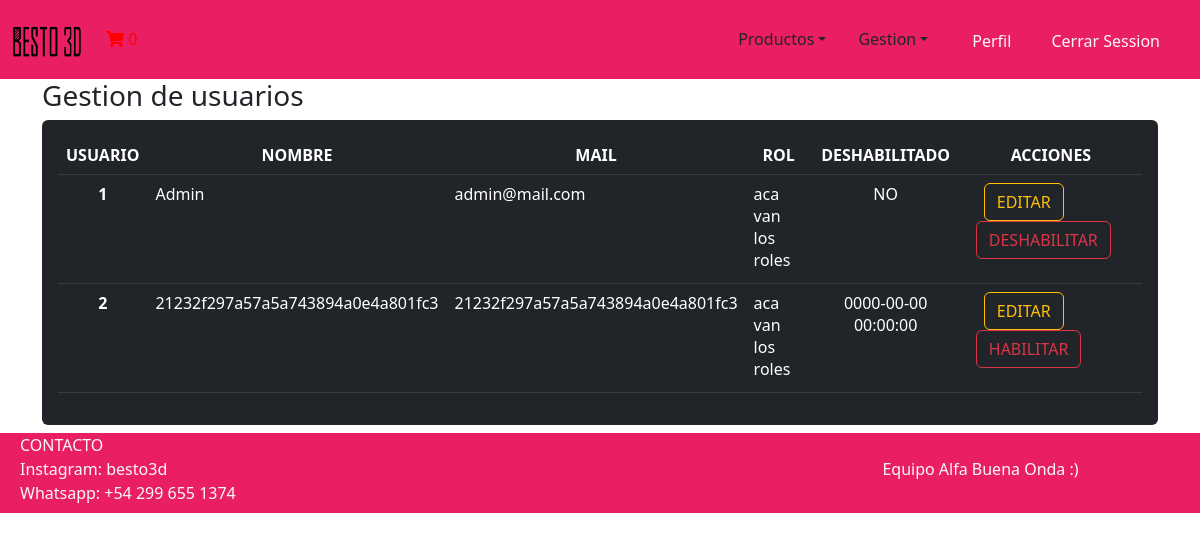
The app's page /Vista/GestionUsuarios.php (signed in), older data.
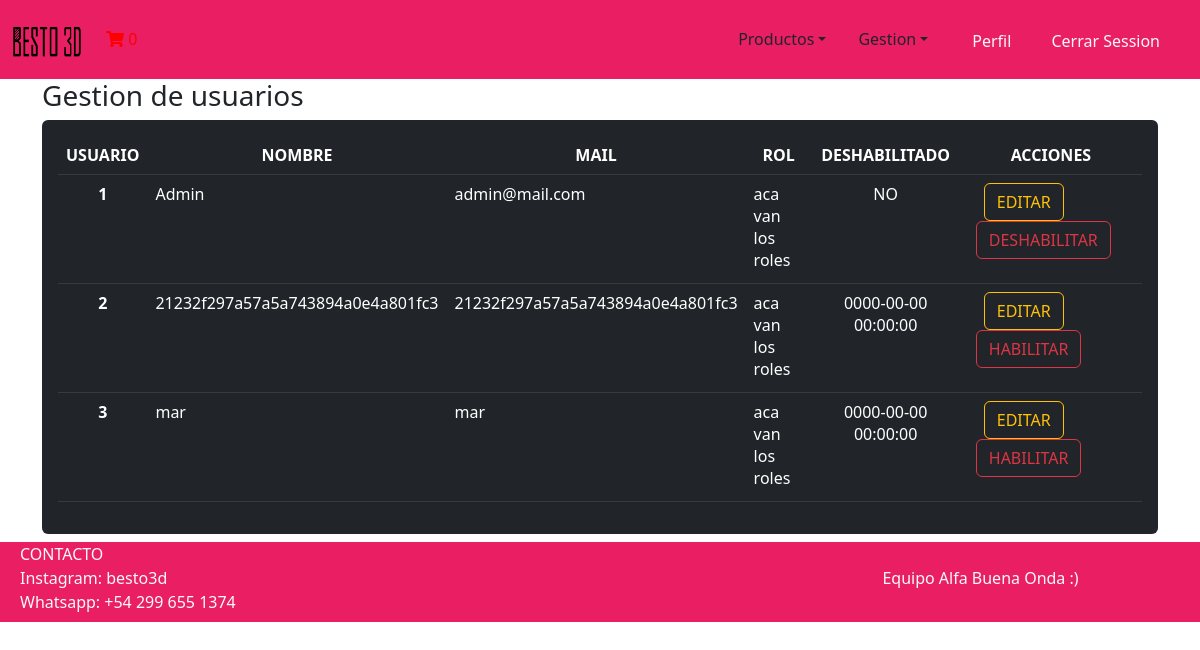
The same page, newer data.
### tables this page shows
CREATE TABLE `menu` (
  `idmenu` bigint(20) NOT NULL,
  `menombre` varchar(50) NOT NULL COMMENT 'Nombre del item del menu',
  `medescripcion` varchar(124) NOT NULL COMMENT 'Descripcion mas detallada del item del menu',
  `idpadre` bigint(20) DEFAULT NULL COMMENT 'Referencia al id del menu que es subitem',
  `medeshabilitado` timestamp NULL DEFAULT NULL COMMENT 'Fecha en la que el menu fue deshabilitado por ultima vez',
  `script` varchar(200) DEFAULT NULL COMMENT 'Script que hace referencia a la vista del menu.'
);

CREATE TABLE `usuario` (
  `idusuario` bigint(20) NOT NULL,
  `usnombre` varchar(50) NOT NULL,
  `uspass` varchar(150) NOT NULL,
  `usmail` varchar(50) NOT NULL,
  `usdeshabilitado` timestamp NULL DEFAULT NULL
);

### Modelo/Menu.php (called while the page is built, shortened)
<?php
include_once '../Modelo/conector/BaseDatos.php';
class Menu
{
    private $menombre;
    private $script;
    public function __construct()
    {
        $this->menombre = "";
        $this->script = "";
    }
    public function getMenombre(){
        return $this->menombre;
    }
    public function setMenombre($menombre){
        $this->menombre = $menombre;
    }
    public function getScript(){
        return $this->script;
    }
    public function setScript($script){
        $this->script = $script;
    }
    public function buscar($idmenu)
    {
        $base = new BaseDatos();
        $resp = false;
        $sql = "SELECT * FROM menu WHERE idmenu = '" . $idmenu . "'";
        if ($base->Iniciar()) {
            if ($base->Ejecutar($sql)) {
                if ($row2 = $base->Registro()) {
                    $resp = true;
                }
            } else {
                $this->setMensaje($base->getError());
            }
        } else {
            $this->setMensaje($base->getError());
        }
        return $resp;
    }
}

### Modelo/Conector/BaseDatos.php (called while the page is built, shortened)
<?php
class BaseDatos extends PDO {
  	private $indice;
  	private $resultado;
    public function __construct(){
        $this->indice =0;
    }
    public function setSQL($e){
        return "\n".$this->sql = $e;
    }
    public function Ejecutar($sql){
        if ( stristr($sql,"select")){
            $resp =  $this->EjecutarSelect($sql);
        }
        return $resp;
   }
   private function EjecutarSelect($sql){
       $cant = -1;
       $resultado=parent::query($sql);
       if(!$resultado){
           $this->analizarDebug();
       }else {
          $arregloResult = $resultado->fetchAll();
          $cant = count($arregloResult);
       }
       return $cant;
   }
   public function Registro() {
       $filaActual = false;
       $indiceActual = $this->getIndice();
       if ($indiceActual>=0) {
           $filas = $this->getResultado();
           if($indiceActual<count($filas)){
               $filaActual =  $filas[$indiceActual];
           }else {
               $this->setIndice(-1);
           }
       }
       return $filaActual;
   }
   private function setIndice ($valor){
       $this->indice = $valor;
   }
   private function getIndice (){
       return $this->indice;
   }
   private function setResultado($valor){
       $this->resultado = $valor;
   }
   private function getResultado(){
      return $this->resultado;
   }
}

### Modelo/MenuRol.php (called while the page is built, shortened)
<?php
include_once '../Modelo/Conector/BaseDatos.php';
class menurol
{
    public function buscar($idmenurol)
    {
        $base = new BaseDatos();
        $resp = false;
        $sql = "SELECT * FROM menurol WHERE idmenurol = '" . $idmenurol . "'";
        if ($base->Iniciar()) {
            if ($base->Ejecutar($sql)) {
                if ($row2 = $base->Registro()) {
                    $menu = new Menu();
                    $menu->buscar($row2['idmenu']);
                    $resp = true;
                }
            } else {
                $this->setMensaje($base->getError());
            }
        } else {
            $this->setMensaje($base->getError());
        }
        return $resp;
    }
    public function listar($condicion = '')
    {
        $array = null;
        $base = new BaseDatos();
        $sql =  "select * from menurol";
        if ($condicion != '') {
            $sql = $sql . ' where ' . $condicion;
        }
        if ($base->Iniciar()) {
            if ($base->Ejecutar($sql)) {
                $array = array();
                while ($row2 = $base->Registro()) {
                    $objmenurol = new menurol();
                    $objmenurol->buscar($row2['idmenurol']);
                    $array[] = $objmenurol;
                }
            } else {
                $this->setMensaje($base->getError());
            }
        } else {
            $this->setMensaje($base->getError());
        }
        return $array;
    }
}

### Control/C_Menurol.php (called while the page is built, shortened)
<?php
include_once '../Modelo/Menurol.php';
include_once '../Modelo/Menu.php';
class C_Menurol
{
    public function buscar($param){
        $where = " true ";
        if ($param<>NULL){
            $where .= '';
            if  (isset($param['idrol']))
                    $where.=" and idrol ='".$param['idrol']."'";
        }
        $obj = new Menurol();
        $arreglo =  $obj->listar($where);
        return $arreglo;
    }
    public function menuesByIdRol($idRoles){
        $arrayDeMenuRol = [];
        foreach($idRoles as $idRol){
            $idRolActual = $idRol->getidrol()->getIdrol();
            $param = ['idrol' => $idRolActual];
            $arrayDeMenuRol[] = $this->buscar($param);
        }
        $menuRoles = [];
        foreach($arrayDeMenuRol as $elemento){
            if(is_array($elemento)){
                foreach($elemento as $posicion){
                    $menuRoles[] = $posicion;
                }
            } else {
                $menuRoles[] = $elemento;
            }
        }
        foreach($menuRoles as $menuRol){
            $arrayDeMenues[] = $menuRol->getIdmenu();
        }
       $arrayDeMenues = array_unique($arrayDeMenues);
        return $arrayDeMenues;
    }
}

### Modelo/Usuario.php (called while the page is built, shortened)
<?php
class Usuario
{
    private $idusuario;
    private $usnombre;
    private $usmail;
    private $usdeshabilitado;
    public function __construct()
    {
        $this->idusuario = "";
        $this->usnombre = "";
        $this->usmail = "";
        $this->usdeshabilitado = "";
    }
    public function getidusuario()
    {
        return $this->idusuario;
    }
    public function setidusuario($valor)
    {
        $this->idusuario = $valor;
    }
    public function getusnombre()
    {
        return $this->usnombre;
    }
    public function setusnombre($valor)
    {
        $this->usnombre = $valor;
    }
    public function getusmail()
    {
        return $this->usmail;
    }
    public function setusmail($valor)
    {
        $this->usmail = $valor;
    }
    public function getusdeshabilitado()
    {
        return $this->usdeshabilitado;
    }
    public function setusdeshabilitado($valor)
    {
        $this->usdeshabilitado = $valor;
    }
    public static function listar($parametro = "")
    {
        $arreglo = array();
        $base = new BaseDatos();
        $sql = "SELECT * FROM Usuario ";
        if ($parametro != "") {
            $sql .= 'WHERE ' . $parametro;
        }
        $res = $base->Ejecutar($sql);
        if ($res > -1) {
            if ($res > 0) {
                while ($row = $base->Registro()) {
                    $obj = new Usuario();
                    $obj->setear($row['idusuario'], $row['usnombre'], $row['uspass'], $row['usmail'], $row['usdeshabilitado']);
                    array_push($arreglo, $obj);
                }
            }
        } else {
        }
        return $arreglo;
    }
}

### Control/C_Usuario.php (called while the page is built, shortened)
<?php
include_once '../Modelo/Usuario.php';
class C_Usuario
{
    public function buscar($param){
        $where = " true ";
        $obj = new Usuario();
        $arreglo =  $obj->listar($where);
        return $arreglo;
    }
}

### Control/AbmUsuario.php (called while the page is built, shortened)
<?php
include_once('../Modelo/Usuario.php');
class AbmUsuario
{
    public function buscar($param)
    {
        $where = " true ";
        if ($param <> NULL) {
            if (isset($param['idusuario']))
                $where .= " and idusuario =" . $param['idusuario'];
        }
        $arreglo = Usuario::listar($where);
        return $arreglo;
    }
}

### Control/Session.php (called while the page is built, shortened)
<?php
include_once 'C_Usuario.php';
include_once 'AbmUsuario.php';
class Session
{
    public function getUsuario()
    {
        $abmUsuario = new AbmUsuario();
        $where = ['idusuario' => $_SESSION['idusuario']];
        $listaUsuarios = $abmUsuario->buscar($where);
        if ($listaUsuarios >= 1) {
            $usuarioLog = $listaUsuarios[0];
        }
        return $usuarioLog;
    }
    public function getOtroRol(){
        $usuarioActual = $this->getUsuario();
        $objC_UsuarioRol = new C_Usuariorol();
        $param = ['idusuario' => $usuarioActual->getIdusuario()];
        $listaRoles = $objC_UsuarioRol->buscar($param);
        return $listaRoles;
    }
}

### Vista/GestionUsuarios.php (the view, shortened to what the rows shown need)
<?php
include_once ('Common/Header.php');
$objC_Usuario = new C_Usuario();
$usuarios = $objC_Usuario->buscar(NULL);
$cantidadUsuarios = count($usuarios);
$i = 0;
?>
<div class="container">
    <div class="rounded p-3 mb-2 bg-dark text-white">
            <table class="table table-dark table-hover p-5">
                <thead class="text-center">
                    <tr>
                        <th scope="col-4">USUARIO</th>
                        <th scope="col-4">NOMBRE</th>
                        <th scope="col-4">MAIL</th>
                        <th scope="col-4">ROL</th>
                        <th scope="col-6">DESHABILITADO</th>
                        <th scope="col-6">ACCIONES</th>
                    </tr>
                </thead>
                <tbody>
                    <?php
                    while ($i < $cantidadUsuarios) {
                    ?>
                        <tr>
                            <th scope="row" class="text-center"><?php echo $i + 1 ?></th>
                            <td><?php echo $usuarios[$i]->getUsNombre() ?></td>
                            <td> <?php echo $usuarios[$i]->getUsMail() ?> </td>
                            <td> <?php
                                    echo "aca van los roles";
                            ?>
                            </td>
                            <td class="text-center"> <?php echo $usuarios[$i]->getUsdeshabilitado() == NULL ? "NO" : $usuarios[$i]->getUsdeshabilitado(); ?> </td>
                            <td>
                                <form method='post' action='actualizarLogin.php' id="'<?php echo $usuarios[$i]->getIdUsuario() ?>">
                                    <button type="submit" class="ms-3 text-decoration-none btn btn-outline-warning"> EDITAR </button>
                                    <?php echo $usuarios[$i]->getUsdeshabilitado() == NULL ?
                                        "<button type='button' class='mx-2 text-decoration-none btn btn-outline-danger deshabilitar'>
                        DESHABILITAR
                        </button>" :
                                        "<button type='button' class='mx-2 text-decoration-none btn btn-outline-danger habilitar'>
                        HABILITAR
                        </button>";
                                    ?>
                                </form>
                            </td>
                        </tr>
                    <?php
                        $i++;
                    } ?>
                </tbody>
            </table>
        </div>
</div>
<?php
include_once ('Common/Footer.php');
?>

### Control/C_Menu.php (shortened to what the rows shown need)
<?php
include_once '../Modelo/Menu.php';
class C_Menu
{
    public function armarMenu($menues)
    {
        foreach ($menues as $itemMenu) {
            $htmlHijos = [];
            if ($itemMenu->getIdpadre() == NULL) {
                foreach ($menues as $menu) {
                    if ($menu->getIdpadre() == $itemMenu->getIdmenu()) {
                        $htmlHijos[] = "<li><a class='dropdown-item text-dark' href='{$menu->getScript()}'>{$menu->getMenombre()}</a></li>";
                    }
                }
                if (count($htmlHijos) > 0) {
                    $htmlItemMenu = "<li class='nav-item dropdown'><a class='nav-link dropdown-toggle text-dark' data-bs-toggle='dropdown' role='button' aria-expanded='false' href='{$itemMenu->getScript()}'>{$itemMenu->getMenombre()}</a>";
                    $htmlDesplegable = "<ul class='dropdown-menu'>";
                    foreach ($htmlHijos as $item) {
                        $htmlDesplegable = $htmlDesplegable . $item;
                    }
                    $htmlDesplegable = $htmlDesplegable . "</ul>";
                    $htmlItemMenu = $htmlItemMenu . $htmlDesplegable . "</li>";
                } else {
                    $htmlItemMenu = "<li class='nav-item'><a class='nav-link text-dark' href='{$itemMenu->getScript()}'>{$itemMenu->getMenombre()}</a></li>";
                }
                $arrayItemsMenu[] = $htmlItemMenu;
            } else {
            }
        }
        $htmlCompleto = "<ul class='nav nav-pills '>";
        foreach ($arrayItemsMenu as $item) {
            $htmlCompleto = $htmlCompleto . $item;
        }
        $htmlCompleto = $htmlCompleto ."</ul>";
        return $htmlCompleto;
    }
}

Row changes from the older to the newer data that the page shows:
added usuario: usnombre "mar", usmail "mar", usdeshabilitado "0000-00-00 00:00:00", shows "HABILITAR"
